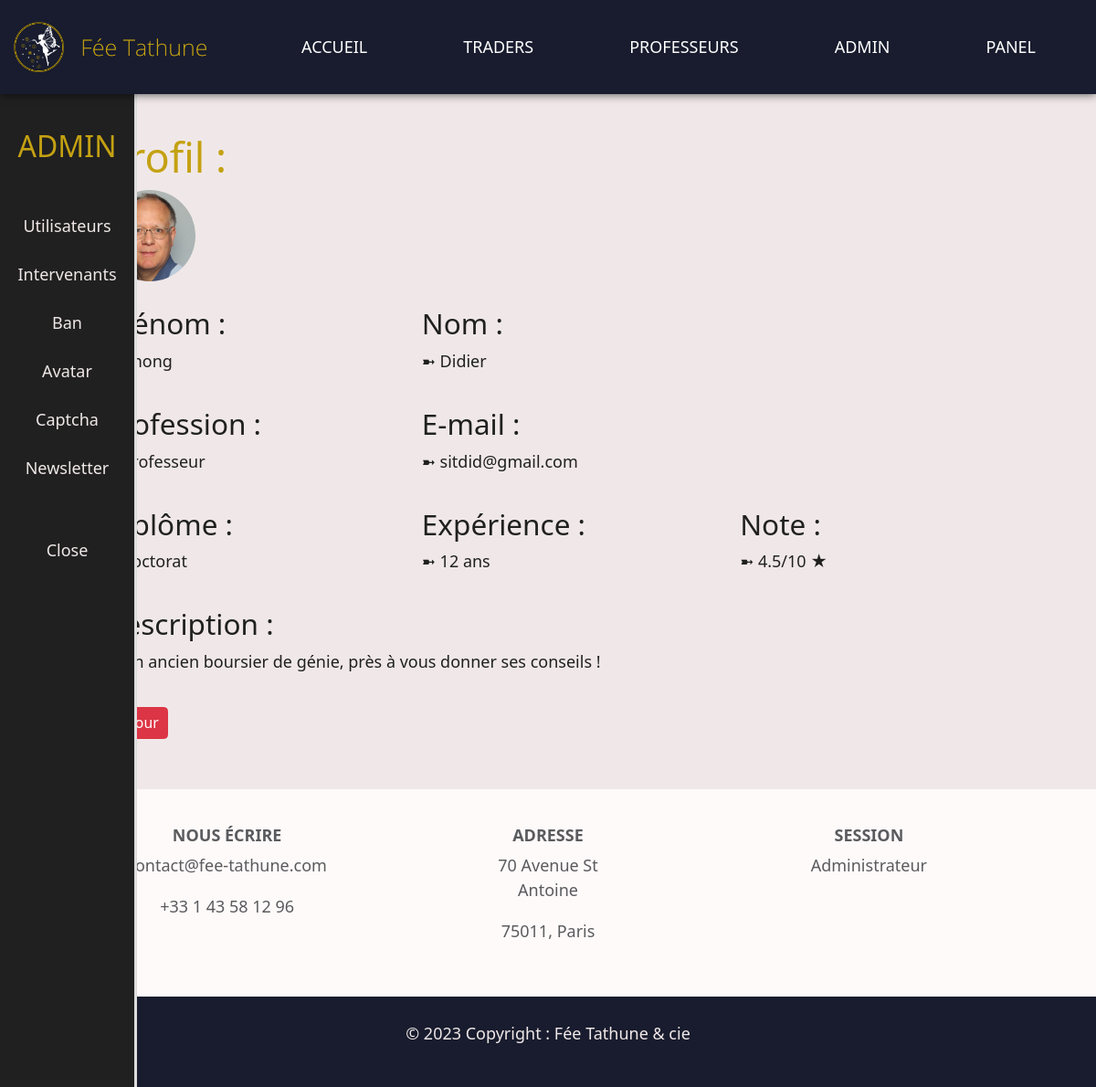
/action_inter_read.php?prof_id=1 (signed in), run on the app's committed database.
### tables this page shows
CREATE TABLE `INTERVENANT` (
  `prof_id` int(11) NOT NULL AUTO_INCREMENT,
  `email` varchar(255) DEFAULT NULL,
  `pwd` varchar(100) DEFAULT NULL,
  `name` varchar(50) DEFAULT NULL,
  `firstname` varchar(50) DEFAULT NULL,
  `profession` varchar(13) DEFAULT NULL,
  `experience` char(2) DEFAULT NULL,
  `diplome` varchar(15) DEFAULT NULL,
  `note` char(4) DEFAULT NULL,
  `image` varchar(22) DEFAULT NULL,
  `description` varchar(255) DEFAULT NULL,
  PRIMARY KEY (`prof_id`)
);

### action_inter_read.php (the view, shortened to what this page needs)
<?php
include('includes/head.php');
?>
	<body class="color-mode">
		<?php include('includes/header.php'); ?>
		<main>
        <div class="container">
			<h1>Profil :</h1>
            <?php
                include('includes/bdd.php');
                $q= 'SELECT * FROM INTERVENANT WHERE prof_id = :prof_id';
                $req = $bdd->prepare($q);
                $req->execute([
                    'prof_id' => $_GET['prof_id']
                ]);
                $result = $req->fetch(PDO::FETCH_ASSOC);
                if($result){
                    if (strlen($result['image'])>2) {
                        echo '<div class="col-lg-3">
                        <img src="uploads/'.$result['image'].'" alt="image profil" style="width:100px; height:100px;" class="rounded-circle mb-4">
                        </div> ';
                    }
                    echo '<div class="row mb-3">
                            <div class="col-lg-4">
                                <h3>Prénom :</h3>
                                <p> ➼ '.$result['firstname'].'</p>
                            </div>
                            <div class="col-lg-4">
                                <h3>Nom :</h3>
                                <p>➼ '.$result['name'].'</p>
                            </div>
                        </div>
                        <div class="row mb-3">
                            <div class="col-lg-4">
                                <h3>Profession :</h3>
                                <p>➼ '.$result['profession'].'</p>
                            </div>
                            <div class="col-lg-4">
                                <h3>E-mail :</h3>
                                <p>➼ '.$result['email'].'</p>
                            </div>
                        </div>
                        <div class="row mb-3">
                            <div class="col-lg-4">
                                <h3>Diplôme :</h3>
                                <p>➼ '.$result['diplome'].'</p>
                            </div>
                            <div class="col-lg-4">
                                <h3>Expérience :</h3>
                                <p>➼ '.$result['experience'].' ans</p>
                            </div>
                            <div class="col-lg-4">
                                <h3>Note :</h3>
                                <p>➼ '.$result['note'].'/10 ★</p>
                            </div>
                        </div>
                        <div class="row mb-3">
                            <div class="col-lg-12">
                                <h3>Description :</h3>
                                <p>➼ '.$result['description'].'</p>
                            </div>
                        </div>
                        <a class="btn btn-sm btn-danger" href="admin_intervenants.php">Retour</a>';
                } else {
                    echo '<h2 style="color:red;">Impossible d\'afficher les informations</h2>';
                }
            ?>
            </div>
		</main>
		<?php include('includes/footer.php'); ?>
	</body>
</html>

### css/style.css (style rules this page uses)
html { font-size: 18px; overflow-x: hidden; }
body { font-family: "Raleway"; margin: 0; padding-top: 90px; background-color: rgb(240, 232, 232); color: black; }
main { padding: 55px; }
p { line-height: 1.5; }
main h1, main h2 { color : #c4a112; }
.container { max-width: 1200px; margin: auto; }

### css/dark.css (style rules this page uses)
.color-mode { background-color: rgb(32, 32, 32); color: white; }

### css/light.css (style rules this page uses)
.color-mode { background-color: rgb(240, 232, 232); color: rgb(32, 32, 32); }

### action_inter_read.php (style rules this page uses)
main { padding-left: 100px; }

### data on the page
intervenant: image (picture), firstname "Chong", name "Didier", profession "professeur", email "sitdid@gmail.com", diplome "doctorat", experience "12", note "4.5", description "Un ancien boursier de génie, près à vous donner ses conseils !"
